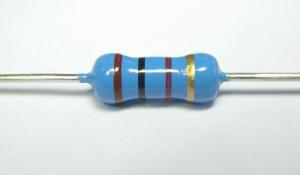
%> input picture Axel/images/resistance_bleue_1.jpg, 300 x 175 px
$ octave main_cond.m   (GNU Octave 9; MATLAB toolbox functions it lacks are replaced by stand-ins)
%> lines starting %> are read from the running program, lines starting %| are printed output that depends on the picture; in (x1, y1, x2, y2) boxes, pixels count from 0 and x2, y2 are one past the last pixel; in counts of white or black regions, pixels touching at a corner belong together; the program's own positions count from 1
%> further down, I is the input picture: size 175x300x3 uint8; mean R, G, B 214.3, 223, 225.6
### Axel/find_resistor.m
function [L_I] = find_resistor(I_p)

  L_I={};

  I_rgb=I_p;
  I=rgb2gray(I_rgb);
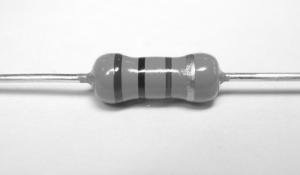
%> I: size 175x300 uint8; min 29, max 255, mean 220.8

  I_s=im2bw(I,0.9);
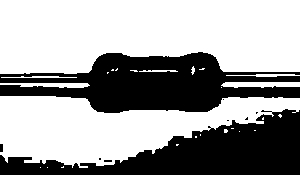
%> I_s: size 175x300 logical; 62.8% white; 9 black regions (6 under 20 px), largest, box (x1, y1, x2, y2) and area: (0, 52, 300, 113) 10200, (0, 109, 300, 175) 9300, (0, 144, 3, 152) 24
  I_s=imcomplement(I_s);

  SE1= strel('diamond',10);
  SE2= strel('diamond',4);

  I_erode=imerode(I_s,SE2);
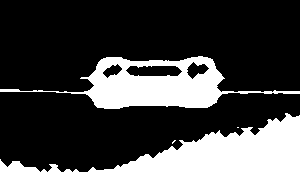
%> I_erode: size 175x300 logical; 24.8% white; 4 white regions (2 under 20 px), largest, box (x1, y1, x2, y2) and area: (0, 113, 300, 175) 7435, (0, 56, 300, 109) 5577
  I_dilate=imdilate(I_erode,SE1);
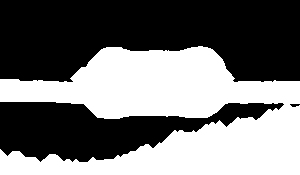
%> I_dilate: size 175x300 logical; 45.1% white; 1 white region, box (x1, y1, x2, y2) and area: (0, 46, 300, 175) 23658

   CC = bwconncomp(I_dilate);
%> CC = 1 connected component
   L = labelmatrix(CC);


   N=double(max(max(L)));
%> N = 1

   for k=1:N

  [row,col] = find(L==k);
  c_i=floor(mean(row));
  c_j=floor(mean(col));

  ni_d=max(row);
  ni_g=min(row);
  nj_h=min(col);
  nj_b=max(col);
  I_r=I_rgb(ni_g:ni_d,nj_h:nj_b,:);

  L_I{k}=I_r;

  end
%> this loop made 1 pass
%> (c_i, c_j, ni_d, ni_g, nj_h, nj_b) on pass 1: (116, 170, 175, 47, 1, 300)
%> pass 1, in find_resistor, `I_r=I_rgb(ni_g:ni_d,nj_h:nj_b,:);`:
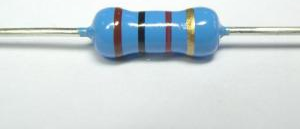
%> I_r: size 129x300x3 uint8; mean R, G, B 202.8, 213.5, 217.4
%> after the loop, L_I = 1 item

end

### Axel/main_cond.m
clc;close all;clear variables;

% image = 'images/resistance_oblique_1.jpg';
image = 'images/resistance_bleue_1.jpg';
% image = 'images/resistance_5.png';
% image = 'images/resistance_marron_2.png'
% image = 'images/resistance_multi.jpg';

I = imread(image);

L_I= find_resistor(I);
%> L_I = 1 item

N=length(L_I);
%> N = 1

%Enregistrement de l'image/des images a traiter
mkdir tempo
for k = 1:N
    figure(1)
    imshow(L_I{k})
    file = ['res',int2str(k),'.png'];
    saveas(gcf,fullfile('tempo/',file));
end
%> this loop made 1 pass
%> file on pass 1: 'res1.png'

for i = 1:N
    img = ['tempo/res',int2str(i),'.png'];
%> img = 'tempo/res1.png'
%> (the run ends here)

$ run again, with Axel/images/resistance_oblique_1.jpg copied over Axel/images/resistance_bleue_1.jpg
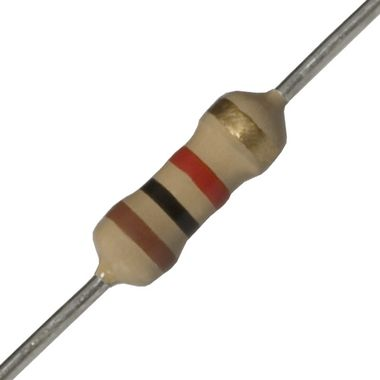
%> input picture Axel/images/resistance_oblique_1.jpg, 380 x 380 px
%> I is the input picture: size 380x380x3 uint8; mean R, G, B 234.9, 231.8, 228.3
%> I: size 380x380 uint8
%> in find_resistor, `I_s=im2bw(I,0.9);`:
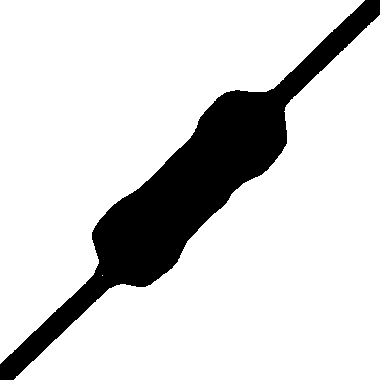
%> I_s: size 380x380 logical; 83.8% white; 1 black region, box (x1, y1, x2, y2) and area: (0, 0, 380, 380) 23407
%> I_erode: size 380x380 logical; 13.8% white; 1 white region, box (x1, y1, x2, y2) and area: (0, 0, 380, 380) 19881
%> in find_resistor, `I_dilate=imdilate(I_erode,SE1);`:
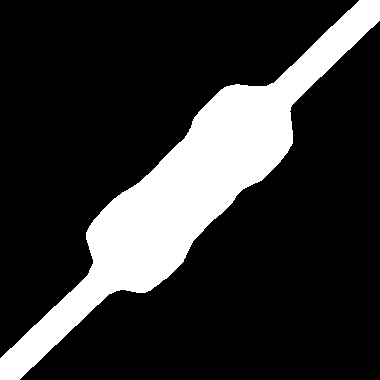
%> I_dilate: size 380x380 logical; 19.7% white; 1 white region, box (x1, y1, x2, y2) and area: (0, 0, 380, 380) 28490
%> CC = 1 connected component
%> in find_resistor, `N=double(max(max(L)));`: N = 1
%> the loop in find_resistor, `for k=1:N` made 1 pass
%> (c_i, c_j, ni_d, ni_g, nj_h, nj_b) on pass 1: (189, 190, 380, 1, 1, 380)
%> after the loop in find_resistor, `for k=1:N`: L_I = 1 item
%> `N=length(L_I);`: N = 1
%> the loop `for k = 1:N` made 1 pass
%> file on pass 1: 'res1.png'
%> img = 'tempo/res1.png'

$ run again, with Axel/images/resistance_5.png saved as Axel/images/resistance_bleue_1.jpg
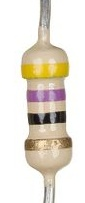
%> input picture Axel/images/resistance_5.png, 85 x 203 px
%> I is the input picture: size 203x85x3 uint8; mean R, G, B 230.7, 223.9, 212.7
%> I: size 203x85 uint8
%> I_erode: size 203x85 logical; 20.2% white; 4 white regions (1 under 20 px), largest, box (x1, y1, x2, y2) and area: (25, 41, 69, 179) 3383, (43, 0, 47, 24) 71, (42, 27, 46, 35) 22
%> in find_resistor, `I_dilate=imdilate(I_erode,SE1);`:
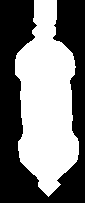
%> I_dilate: size 203x85 logical; 48.1% white; 1 white region, box (x1, y1, x2, y2) and area: (15, 0, 79, 197) 8302
%> CC = 1 connected component
%> in find_resistor, `N=double(max(max(L)));`: N = 1
%> the loop in find_resistor, `for k=1:N` made 1 pass
%> (c_i, c_j, ni_d, ni_g, nj_h, nj_b) on pass 1: (102, 47, 197, 1, 16, 79)
%> pass 1, in find_resistor, `I_r=I_rgb(ni_g:ni_d,nj_h:nj_b,:);`:
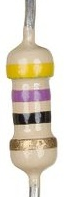
%> I_r: size 197x64x3 uint8; mean R, G, B 222.1, 212.9, 197.6
%> after the loop in find_resistor, `for k=1:N`: L_I = 1 item
%> `N=length(L_I);`: N = 1
%> the loop `for k = 1:N` made 1 pass
%> file on pass 1: 'res1.png'
%> img = 'tempo/res1.png'

$ run again, with Axel/images/resistance_marron_2.png saved as Axel/images/resistance_bleue_1.jpg
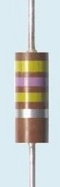
%> input picture Axel/images/resistance_marron_2.png, 60 x 187 px
%> I is the input picture: size 187x60x3 uint8; mean R, G, B 198.8, 203.5, 201.2
%> I: size 187x60 uint8
%> in find_resistor, `I_s=im2bw(I,0.9);`:
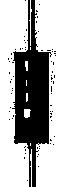
%> I_s: size 187x60 logical; 66.4% white; 71 black regions (70 under 20 px), largest, box (x1, y1, x2, y2) and area: (12, 0, 52, 187) 3653
%> I_erode: size 187x60 logical; 14.9% white; 1 white region, box (x1, y1, x2, y2) and area: (18, 51, 45, 142) 1677
%> I_dilate: size 187x60 logical; 41.1% white; 1 white region, box (x1, y1, x2, y2) and area: (8, 41, 55, 152) 4614
%> CC = 1 connected component
%> in find_resistor, `N=double(max(max(L)));`: N = 1
%> the loop in find_resistor, `for k=1:N` made 1 pass
%> (c_i, c_j, ni_d, ni_g, nj_h, nj_b) on pass 1: (97, 32, 152, 42, 9, 55)
%> pass 1, in find_resistor, `I_r=I_rgb(ni_g:ni_d,nj_h:nj_b,:);`:
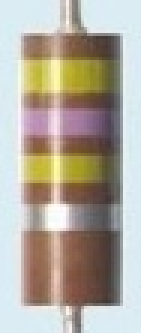
%> I_r: size 111x47x3 uint8 (shown 3 times larger); mean R, G, B 178, 170.8, 158.7
%> after the loop in find_resistor, `for k=1:N`: L_I = 1 item
%> `N=length(L_I);`: N = 1
%> the loop `for k = 1:N` made 1 pass
%> file on pass 1: 'res1.png'
%> img = 'tempo/res1.png'
